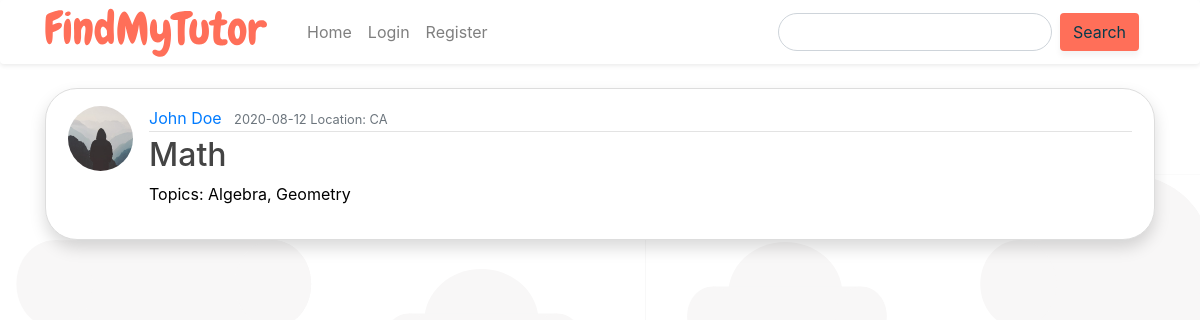
Page /home on the earlier database version.
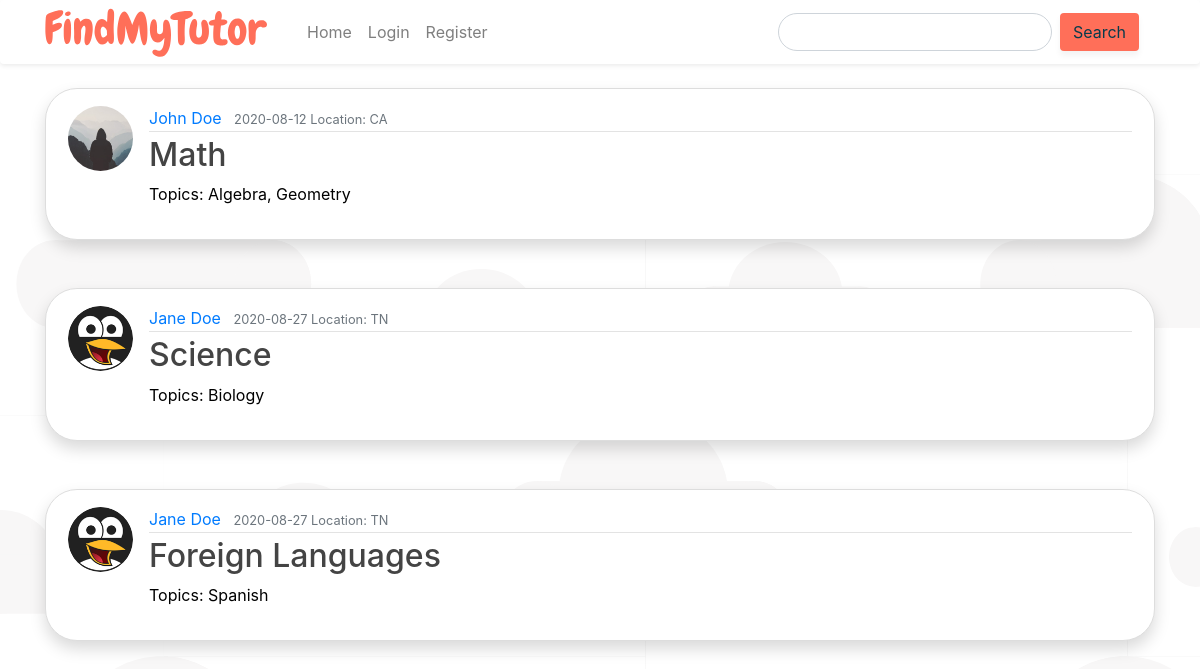
Same page on the later database version.
### flaskTest/models.py (models this page shows, shortened)
class Post(db.Model):
    id = db.Column(db.Integer, primary_key=True)
    subject = db.Column(db.String(100), nullable=False)
    topics = db.Column(db.String(250), nullable=False)
    grades = db.Column(db.String(100), nullable=False)
    style = db.Column(db.String(100), nullable=False)
    date_posted = db.Column(db.DateTime, nullable=False,
                            default=datetime.utcnow)
    user_id = db.Column(db.Integer, db.ForeignKey('user.id'), nullable=False)

class User(db.Model, UserMixin):
    id = db.Column(db.Integer, primary_key=True)
    username = db.Column(db.String(20), unique=True, nullable=False)
    email = db.Column(db.String(120), unique=True, nullable=False)
    image_file = db.Column(db.String(20), nullable=False,
                           default='default.jpg')
    location = db.Column(db.String(100), nullable=False)
    password = db.Column(db.String(60), nullable=False)
    posts = db.relationship('Post', backref='author', lazy=True)

### flaskTest/routes.py (the view)
@app.route("/home", methods=['GET', 'POST'])
def home():
    posts = Post.query.all()
    results = []
    form = SearchForm()
    if request.method == 'POST':
        if form.validate_on_submit():
            search_term = form.search.data.title()
            qry = db.session.query(Post).filter(Post.subject == search_term)
            results = qry.all()
            return render_template('home.html', title='Results', form=form, posts=results)
    return render_template('home.html', posts=posts, form=form)

### flaskTest/forms.py
class SearchForm(FlaskForm):
    search = StringField('', validators=[InputRequired()])
    submit = SubmitField('Search')

### flaskTest/templates/home.html (shortened to what this page needs)
{% extends "layout.html" %}
{% block searchcontent %}
  <form class="form-inline" method="POST" action="">
            <fieldset class="form-group">
              <div class="form-group">
                    {%if form.search.errors%}
                        {{form.search(class="form-control mr-sm-2 is-invalid")}}
                        <div class="invalid-feedback">
                            {% for error in form.title.errors%}
                                <span>{{error}}</span>
                            {%endfor%}
                        </div>
                    {%else%}
                        {{form.search(class="form-control mr-sm-2 rounded-pill")}}
                    {%endif%}
                </div>
              </fieldset>
              <div class="form-group">
                    {{form.submit(class="btn search")}}
              </div>
            </form>
{%endblock searchcontent%}
{%block content%}
<div class='container slide-in mt-4'>
    {% for post in posts %}
        <article class="media content-section shadow p-3 mb-5 bg-white home-article">
          <button class='w-100 d-flex' onclick="window.location.href='{{ url_for('post', post_id=post.id) }}'">
          <img class="rounded-circle article-img" src="{{ url_for('static', filename='profilepics/' + post.author.image_file) }}">
          <div class="media-body">
            <div class="article-metadata">
              <a class="mr-2" href="#">{{ post.author.username }}</a>
              <small class="text-muted">{{ post.date_posted.strftime('%Y-%m-%d') }} Location: {{post.author.location}}</small>
            </div>
            <h2 class="article-title">{{ post.subject }}</h2>
            <p class="article-content">Topics: {{ post.topics }}</p>
          </div>
          </button>
        </article>
    {% endfor %}
</div>
{%endblock content%}

### flaskTest/templates/layout.html (shortened to what this page needs)
<!DOCTYPE html>
<html>
<head>
    <link rel="stylesheet" href="https://stackpath.bootstrapcdn.com/bootstrap/4.3.1/css/bootstrap.min.css">
    <link rel="stylesheet" type="text/css" href="{{ url_for('static',filename='main.css') }}">
</head>
<body>
<header class="site-header">
      <nav class="navbar navbar-expand-md sticky-top m-0 shadow-sm navbar-light p-3 bg-white rounded">
        <div class="container">
          <a class="navbar-brand" href="{{ url_for('landing')}}">
            <img src="../static/images/logo.svg" alt="">
          </a>
          <div class="collapse navbar-collapse justify-content-between bg-white pl-3 pr-3" id="navbarNav">
            <div class="navbar-nav ">
              <a class="nav-item nav-link" href="{{ url_for('home')}}">Home</a>
              {% if current_user.is_authenticated %}
               <a class="nav-item nav-link" href="{{ url_for('new_post')}}">New Post</a>
                <a class="nav-item nav-link" href="{{ url_for('account')}}">Account</a>
                <a class="nav-item nav-link" href="{{ url_for('logout')}}">Logout</a>
              {% else %}
                <a class="nav-item nav-link" href="{{ url_for('login')}}">Login</a>
                <a class="nav-item nav-link" href="{{ url_for('register')}}">Register</a>
              {% endif %}
            </div>
            {% block searchcontent %}{% endblock %}
          </div>
        </div>
      </nav>
    </header>
    <main role="main" class="container-fluid m-0 p-0" style="min-height: 100vh">
            {% block content %}{% endblock %}
    </main>
</body>
</html>

### flaskTest/static/main.css (style rules this page uses)
body { background: #fff; color: #333333; background-image: url('./images/background.svg'); background-size: cover; background-position: 0px 0px; background-repeat: repeat-x; animation: animatedBackground 40s linear infinite; }
.navbar-brand { font-family:'Patua One'; font-size: 1.5em; color:#fff; -webkit-text-stroke-width: 1px; -webkit-text-stroke-color: #073B4C; letter-spacing: 1px; }
.navbar { height:4em; background-color:#fff; }
.site-header .navbar-nav { color: #ffffff; }
.nav-link { color:#073B4C; font-weight: 'Open Sans'; }
.content-section { background: #ffffff; border: 1px solid #dddddd; border-radius: 2em; }
.home-article { transition:all .4s ease-in-out; }
.article-title { color: #444444; }
article button { background-color:#fff; border:none; text-align: left; border-style: none; }
.article-content { white-space: pre-line; }
.article-img { height: 65px; width: 65px; margin-right: 16px; }
.article-metadata { padding-bottom: 1px; margin-bottom: 4px; border-bottom: 1px solid #e3e3e3 }
.navbar-collapse { width:4rem!important; }
.slide-in { animation: 2s slide .5s ; animation-fill-mode:forwards; animation-iteration-count: 1; transform: translateY(100%); opacity: 0%; }
.search, .contact, .send, .login, .register { background-color: #FF6F59; color:#073B4C; font-size:1em; box-shadow: 0rem 0.3rem 0.4rem rgba( 0, 0, 0, 0.05 ); }

Differences in the rows shown:
added Post: image_file (picture), author.username "Jane Doe", date_posted "2020-08-27", author.location "TN", subject "Science", topics "Biology"
added Post: image_file (picture), author.username "Jane Doe", date_posted "2020-08-27", author.location "TN", subject "Foreign Languages", topics "Spanish"
